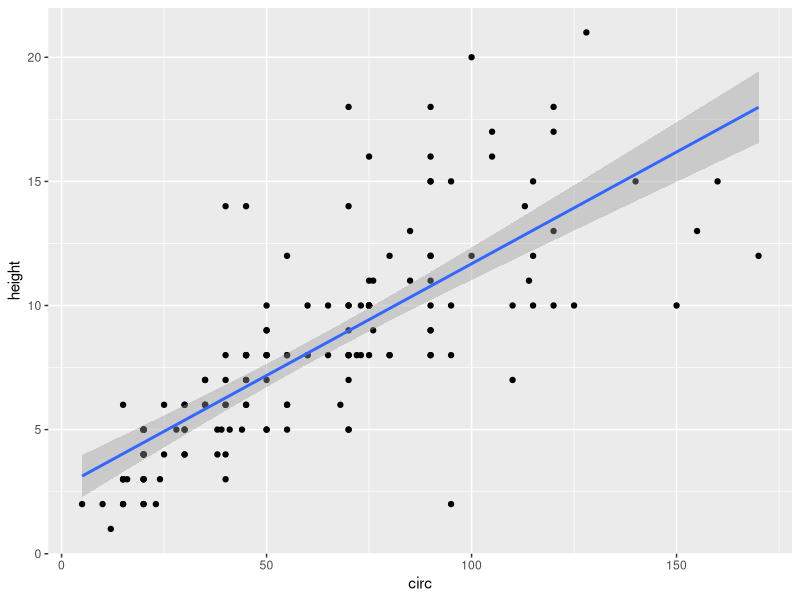
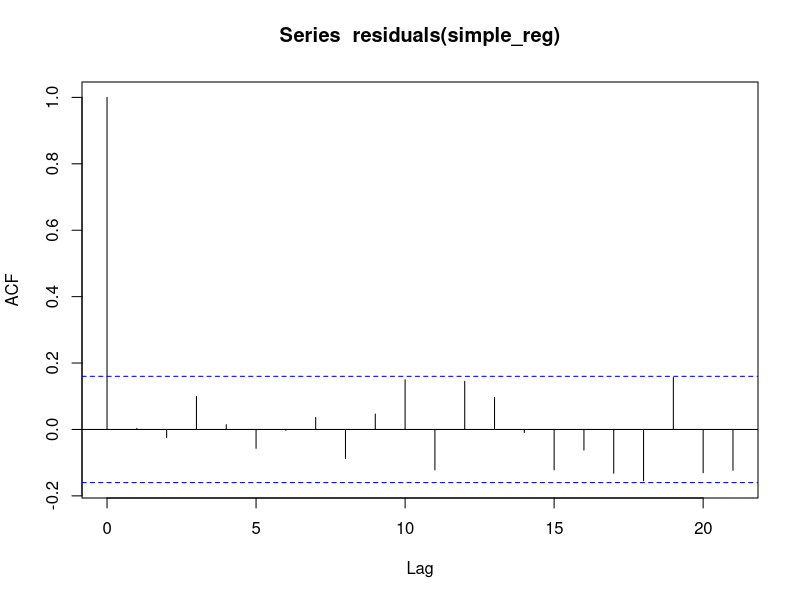
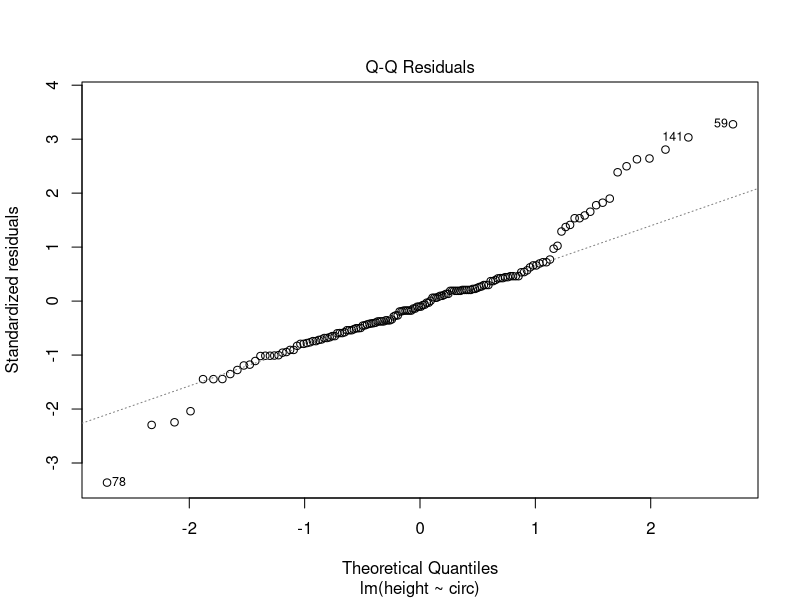
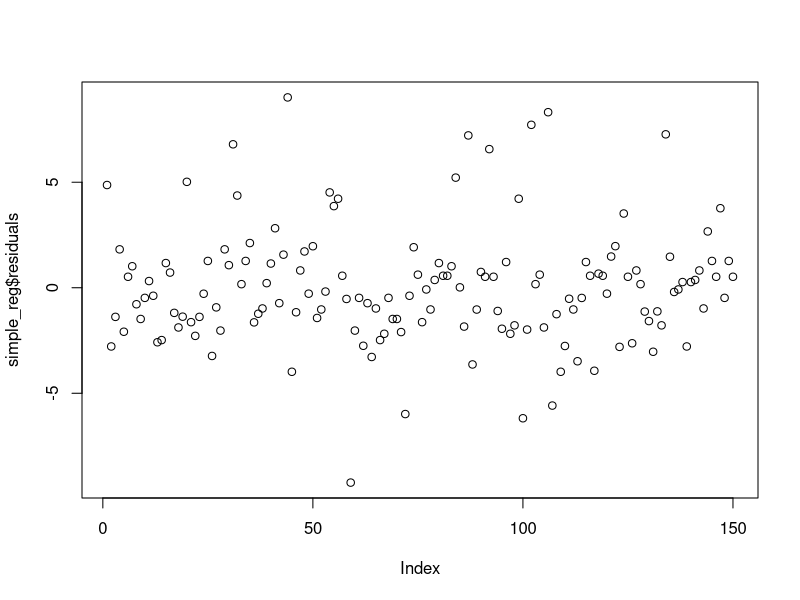
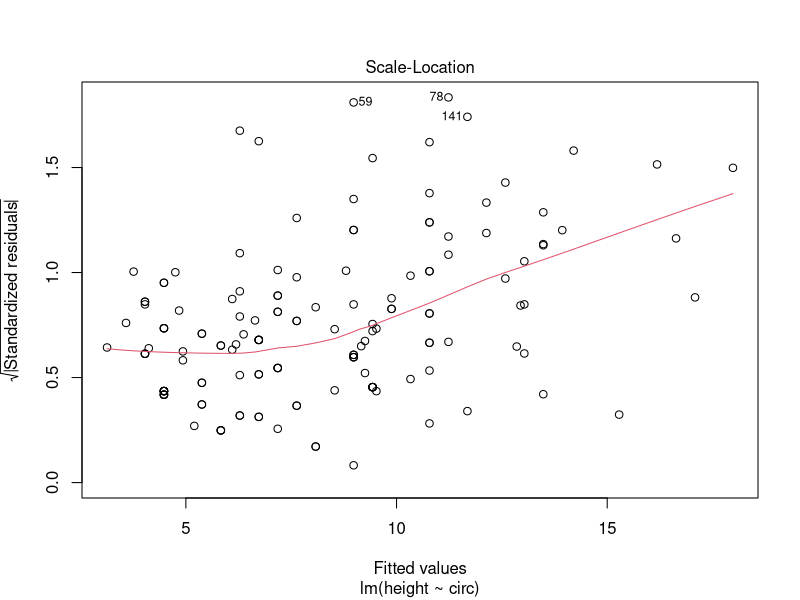
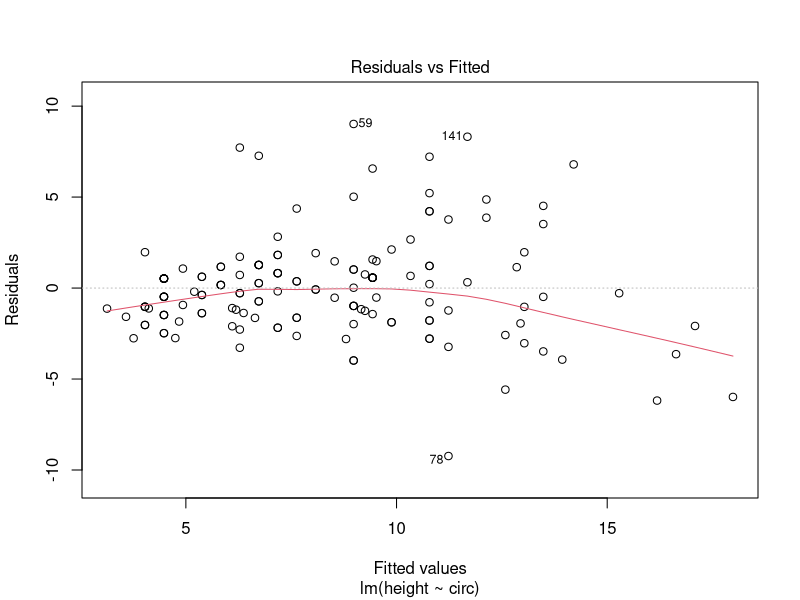
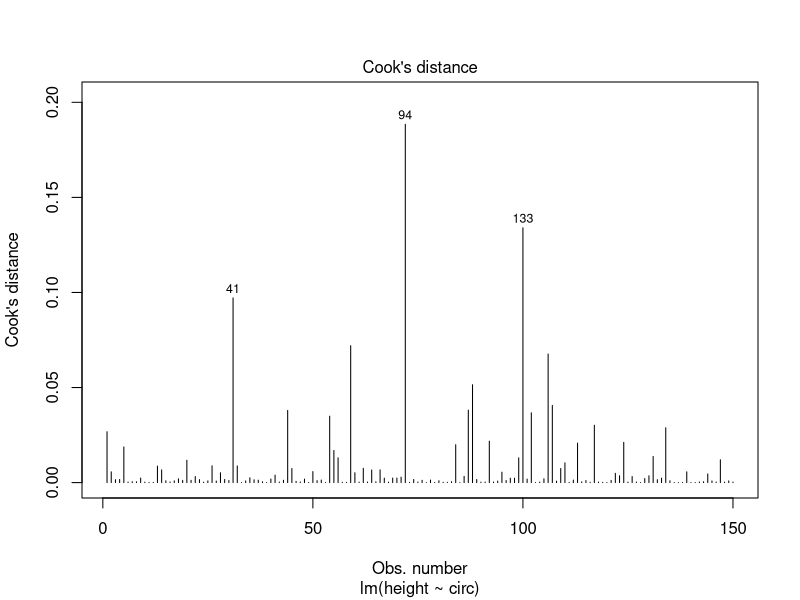
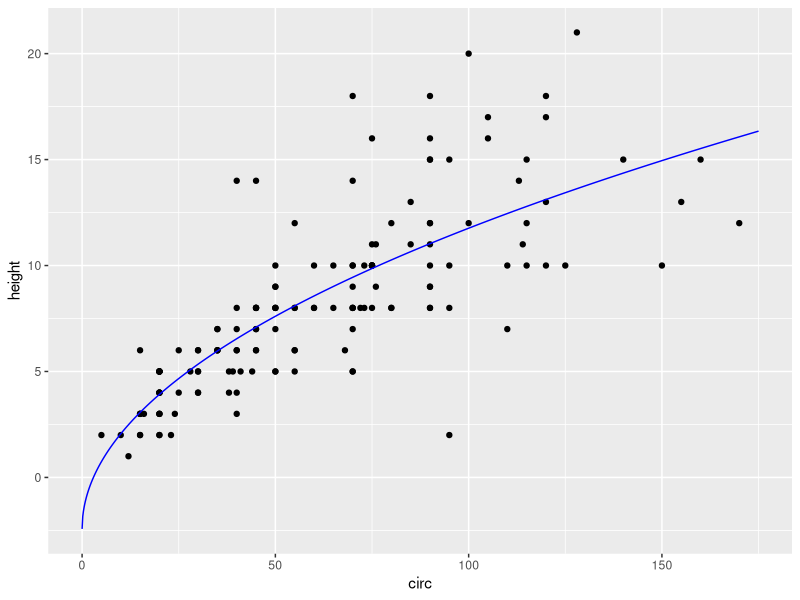

Recreate these plots in R, in order.
## ---- chunk 1
knitr::opts_chunk$set(echo = TRUE)
## ---- chunk 2
myData=read.table(file = "arbres-tot.csv", sep = ";",skip = 3,header = TRUE)
myData = myData[myData$X10 !=0,]
## ---- chunk 3
library(ggplot2)
circ = myData$X70
height= myData$X10

ggplot2::ggplot(myData, aes(x=circ,y=height)) + geom_point()+xlab("circ") + ylab("height") + geom_smooth(method = "lm",se=TRUE)

simple_reg <-lm(height~circ,data=myData)

names(simple_reg)

anova(simple_reg)

summary(simple_reg)

acf(residuals(simple_reg))

plot(simple_reg,2)

plot(simple_reg$residuals)

plot(simple_reg,3)

plot(simple_reg,1)

plot(simple_reg,4)

## ---- chunk 4
predict(simple_reg, data.frame(circ=55),interval = "prediction")

## ---- chunk 5
myData$circ_sqrt <- sqrt(myData$X70)
multi_reg <- lm(height ~ circ_sqrt+circ, data =myData)
summary(multi_reg)
multi_reg2 <- lm(height ~ circ_sqrt, data =myData)
summary(multi_reg2)

circ_pred <- seq(0,175,len=1000)
height_pred <- multi_reg2$coefficients[1] + multi_reg2$coefficients[2]*sqrt(circ_pred)
fct_reg <- data.frame(circ_pred=circ_pred,height_pred=height_pred)
ggplot()+geom_point(data = myData,aes(x=circ,y=height))+ geom_line(data=fct_reg,aes(x = circ_pred,y=height_pred),col="blue")+geom_smooth(method = "lm")+xlab("circ")+ylab("height")


plot(multi_reg2)
